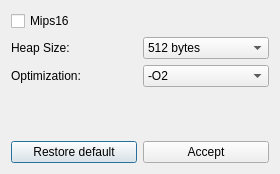
<?xml version="1.0" encoding="UTF-8"?>
<ui version="4.0">
 <class>AdvanceBoardConfig</class>
 <widget class="QDialog" name="AdvanceBoardConfig">
  <property name="geometry">
   <rect>
    <x>0</x>
    <y>0</y>
    <width>280</width>
    <height>174</height>
   </rect>
  </property>
  <property name="windowTitle">
   <string>Advance Board Config</string>
  </property>
  <layout class="QGridLayout" name="gridLayout">
   <item row="0" column="0">
    <widget class="QCheckBox" name="checkBox_mips16">
     <property name="cursor">
      <cursorShape>WhatsThisCursor</cursorShape>
     </property>
     <property name="toolTip">
      <string>&lt;html&gt;&lt;head/&gt;&lt;body&gt;&lt;p&gt;Checked: Less memory but also less speed.&lt;br&gt;Unchecked: More memory but also increase speed.&lt;/p&gt;&lt;/body&gt;&lt;/html&gt;</string>
     </property>
     <property name="text">
      <string>Mips16</string>
     </property>
    </widget>
   </item>
   <item row="1" column="0">
    <layout class="QHBoxLayout" name="horizontalLayout_2">
     <item>
      <widget class="QLabel" name="label">
       <property name="cursor">
        <cursorShape>WhatsThisCursor</cursorShape>
       </property>
       <property name="text">
        <string>Heap Size:</string>
       </property>
      </widget>
     </item>
     <item>
      <widget class="QComboBox" name="comboBox_heapsize">
       <item>
        <property name="text">
         <string>512 bytes</string>
        </property>
       </item>
      </widget>
     </item>
    </layout>
   </item>
   <item row="2" column="0">
    <layout class="QHBoxLayout" name="horizontalLayout_3">
     <item>
      <widget class="QLabel" name="label_2">
       <property name="cursor">
        <cursorShape>WhatsThisCursor</cursorShape>
       </property>
       <property name="toolTip">
        <string>&lt;html&gt;&lt;head/&gt;&lt;body&gt;&lt;p&gt;-O2: The compiler will attempt to increase code performance without compromising on size, and without taking too much compilation time.&lt;/p&gt;&lt;p&gt;-O3: This is the highest level of optimization possible. It enables optimizations that are expensive in terms of compile time and memory usage, in many cases can slow down a system due to larger binaries and increased memory usage.&lt;/p&gt;&lt;p&gt;-Os: This option will optimize your code for size.&lt;/p&gt;&lt;/body&gt;&lt;/html&gt;</string>
       </property>
       <property name="text">
        <string>Optimization:</string>
       </property>
      </widget>
     </item>
     <item>
      <widget class="QComboBox" name="comboBox_optimization">
       <item>
        <property name="text">
         <string>-O2</string>
        </property>
       </item>
       <item>
        <property name="text">
         <string>-O3</string>
        </property>
       </item>
       <item>
        <property name="text">
         <string>-Os</string>
        </property>
       </item>
      </widget>
     </item>
    </layout>
   </item>
   <item row="3" column="0">
    <spacer name="verticalSpacer">
     <property name="orientation">
      <enum>Qt::Vertical</enum>
     </property>
     <property name="sizeHint" stdset="0">
      <size>
       <width>188</width>
       <height>18</height>
      </size>
     </property>
    </spacer>
   </item>
   <item row="4" column="0">
    <layout class="QHBoxLayout" name="horizontalLayout">
     <item>
      <widget class="QPushButton" name="pushButton_defaul">
       <property name="text">
        <string>Restore default</string>
       </property>
      </widget>
     </item>
     <item>
      <widget class="QPushButton" name="pushButton_accept">
       <property name="text">
        <string>Accept</string>
       </property>
      </widget>
     </item>
    </layout>
   </item>
  </layout>
  <zorder>checkBox_mips16</zorder>
  <zorder>verticalSpacer</zorder>
 </widget>
 <resources/>
 <connections/>
</ui>
